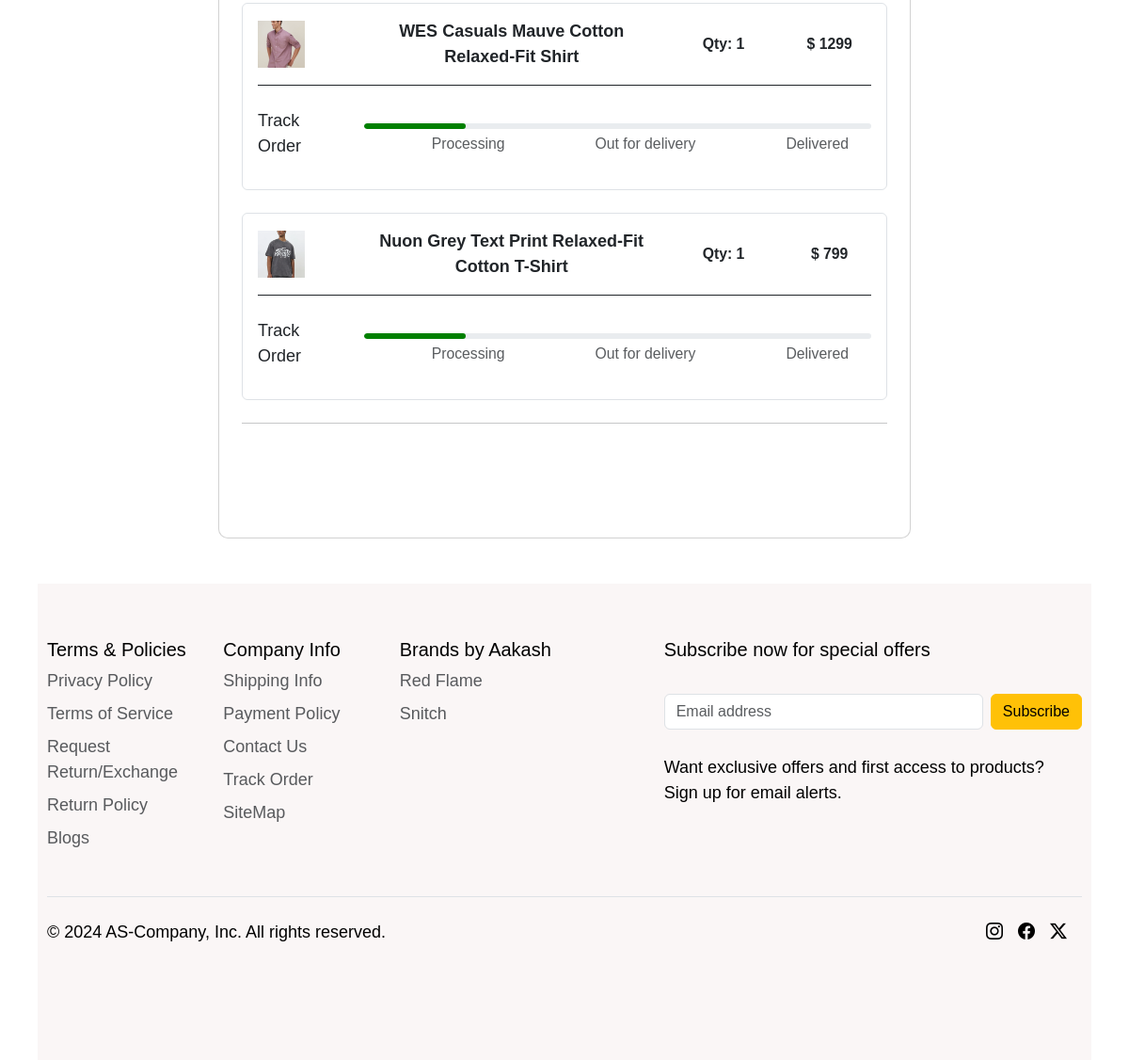
Page /order/ (signed in, lower part) on the earlier database version.
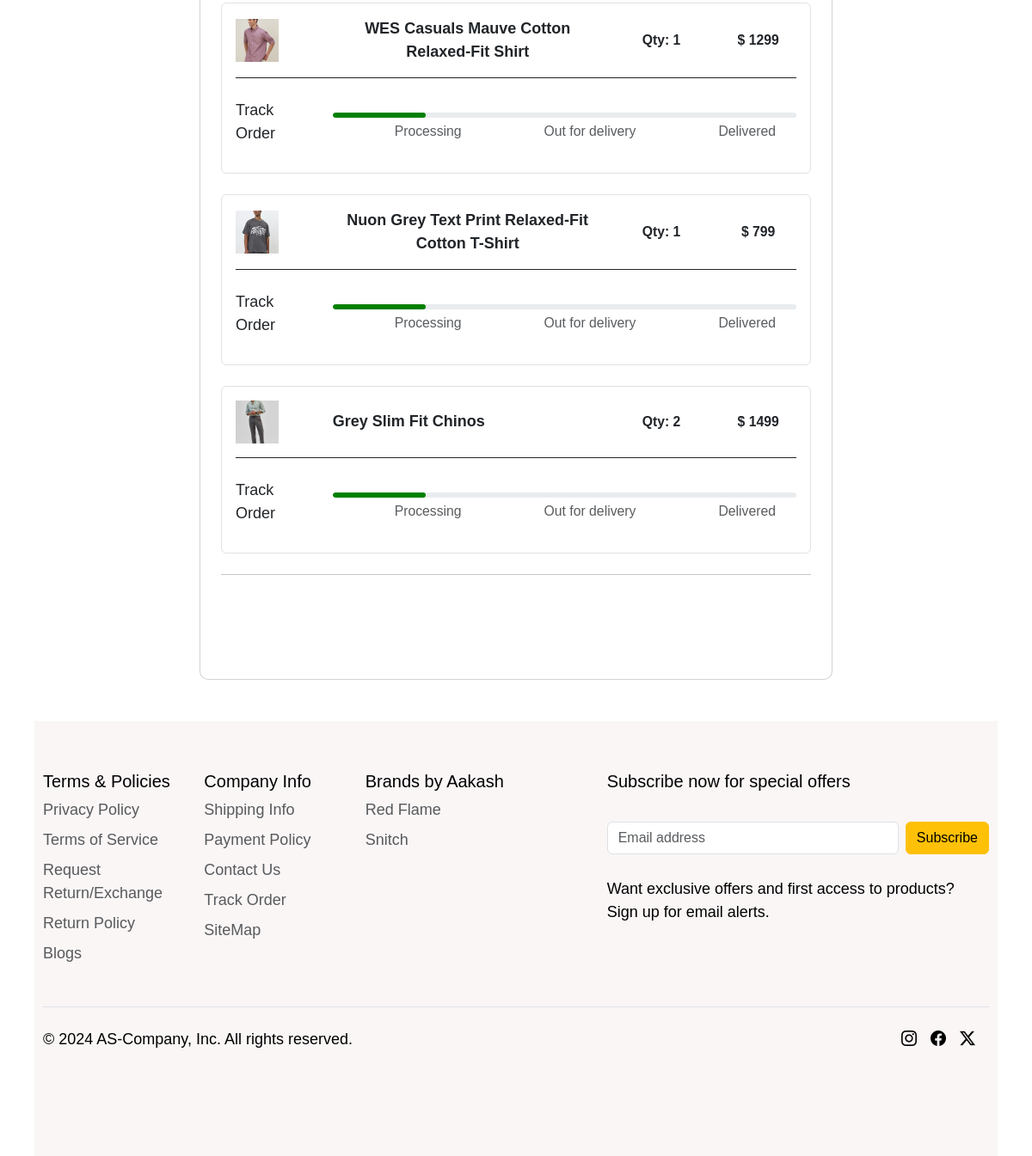
Same page on the later database version.
### core/models.py (models this page shows, shortened)
class Order(models.Model):
        STATUS_CHOICES = [
        ('PENDING', 'Pending'),
        ('PROCESSING', 'Processing'),
        ('COMPLETED', 'Completed'),
        ('CANCELLED', 'Cancelled'),
    ]
        user = models.ForeignKey(User, on_delete=models.CASCADE)
        customer=models.ForeignKey(Userdetails,on_delete=models.CASCADE)
        cloth=models.ForeignKey(new_arrival,on_delete=models.CASCADE)
        quantity = models.PositiveIntegerField(default=1)
        order_at = models.DateTimeField(auto_now_add=True)
        status = models.CharField(max_length=20, choices=STATUS_CHOICES, default='PENDING')
        order_size = models.CharField(max_length=3,default='M')

class new_arrival(models.Model):
        CATEGORY_CHOICES = [
        ('NEWARRIVAL','newarrival'),
        ('SHIRTS','shirts'),
        ('T_SHIRTS','t-shirts'),
        ('SWEATSHIRTS','sweatshirts'),
        ('TROUSERS','trousers'),
        ('SHORTS','shorts'),
        ('TRENDING','trending')
    ]
        SIZE_CHOICES = [
        ('S', 'Small'),
        ('M', 'Medium'),
        ('L', 'Large'),
        ('XL', 'Extra Large'),
    ]
        name=models.CharField(max_length=100)
        category = models.CharField(max_length=30,choices=CATEGORY_CHOICES)
        short_d = models.CharField(max_length=400)
        desc = models.TextField()
        original_price=models.IntegerField(default=1000)
        discounted_price=models.IntegerField()
        size = models.CharField(max_length=2, choices=SIZE_CHOICES,default='S')
        upperwear_img = models.ImageField(upload_to='new_arrival_img')

### core/views.py (the view)
# urls.py: path('order/',views.order,name='order'),
def order(request):
    ord=Order.objects.filter(user=request.user)
    return render (request,'core/order.html',{'ord':ord})

### core/templates/core/order.html (shortened to what the changed rows need)
{% extends "core/base.html" %}
{% load static %}
{% block content %}
{% if ord %}
<section class="h-100 gradient-custom">
    <div class="container py-5 h-100">
        <div class="row d-flex justify-content-center align-items-center h-100">
            <div class="col-lg-10 col-xl-8">
                <div class="card" style="border-radius: 10px;">
                    <div class="card-body p-4">
                        {% for o in ord %}
                        <div class="card shadow-0 border mb-4">
                            <div class="card-body">
                                <div class="row">
                                    <div class="col-md-2 text-center d-flex justify-content-left align-items-center">
                                        <img src="{{o.cloth.upperwear_img.url}}" alt="Image Description" class="img-fluid me-2" style="width: 50px; height: 50px; object-fit: cover;">
                                    </div>
                                    <div class="col-md-6 text-center d-flex justify-content-left align-items-center">
                                        <p class="text-muted mb-0"><strong class='text-dark'>{{ o.cloth.short_d }}</strong></p>
                                    </div>
                                    <div class="col-6 col-md-2 text-center d-flex justify-content-center align-items-center">
                                        <p class="text-muted mb-0 small">
                                            <strong class="text-dark">Qty: {{ o.quantity }}</strong>
                                        </p>
                                    </div>
                                    <div class="col-6 col-md-2 text-center d-flex justify-content-center align-items-center">
                                        <p class="text-muted mb-0 small">
                                            <strong class="text-dark">&#x24; {{ o.cloth.discounted_price }}</strong>
                                        </p>
                                    </div>
                                </div>
                                <hr class="mb-4" style="background-color: #e0e0e0; opacity: 1;">
                                {% if o.status == 'CANCELLED' %}
                                <div style="text-align: center; margin: 20px auto;">
                                   <strong> <h6 style="color: #d9534f; font-size: 16px; font-weight: bold; margin-bottom: 10px;">
                                        Your Order Has Been Cancelled!!
                                    </h6></strong>
                                    <p style="color: #6c757d; font-size: 14px; margin: 0;">
                                        Please contact support if you need further assistance.
                                    </p>
                                </div>
                                    {% else %}
                                            {% if o.status == 'PENDING' %}
                                            <div class="row d-flex align-items-center">
                                                <div class="col-md-2">
                                                    <p class="text-muted mb-0 small"><p class='text-dark'>Track Order</p></p>
                                                </div>
                                                <div class="col-md-10">
                                                    <div class="progress" style="height: 6px; border-radius: 16px;">
                                                        <div class="progress-bar" role="progressbar"
                                                        style="width: 20%; border-radius: 16px; background-color: green;"
                                                        aria-valuenow="65" aria-valuemin="0" aria-valuemax="100">
                                                    </div>
                                                </div>
                                                <div class="d-flex justify-content-around mb-1">
                                                    <p class="text-muted mt-1 mb-0 small ms-xl-5">Processing</p>
                                                    <p class="text-muted mt-1 mb-0 small ms-xl-5">Out for delivery</p>
                                                    <p class="text-muted mt-1 mb-0 small ms-xl-5">Delivered</p>
                                                </div>
                                            </div>
                                        </div>
                                        {% endif %}
                                {% endif %}
                            </div>
                        </div>
                        {% endfor %}
                        {% else %}
                        <h2 class='d-flex justify-content-center mt-5'>You Haven't Placed An Order&#128532</h2>
                        {% endif %}
                        <br> <br> <br>
                    </div>
                  </div>
                </div>
              </div>
            </div>
</section>
{% endblock content %}

Differences in the rows shown:
added Order: cloth.upperwear_img (picture), cloth.short_d "Grey Slim Fit Chinos", quantity "2", cloth.discounted_price "1499", status "Track Order"
